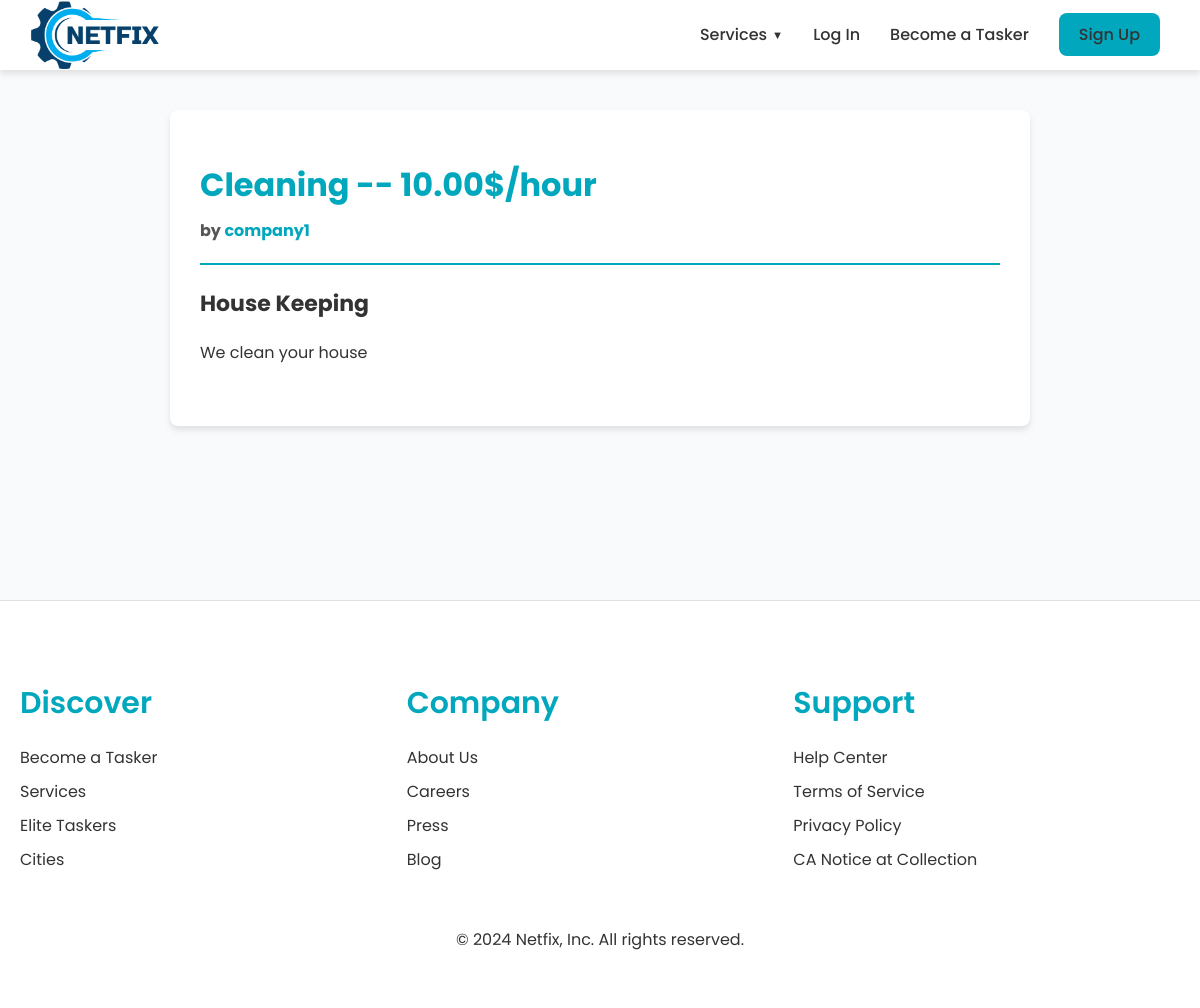
The app's page /services/2/, older data.
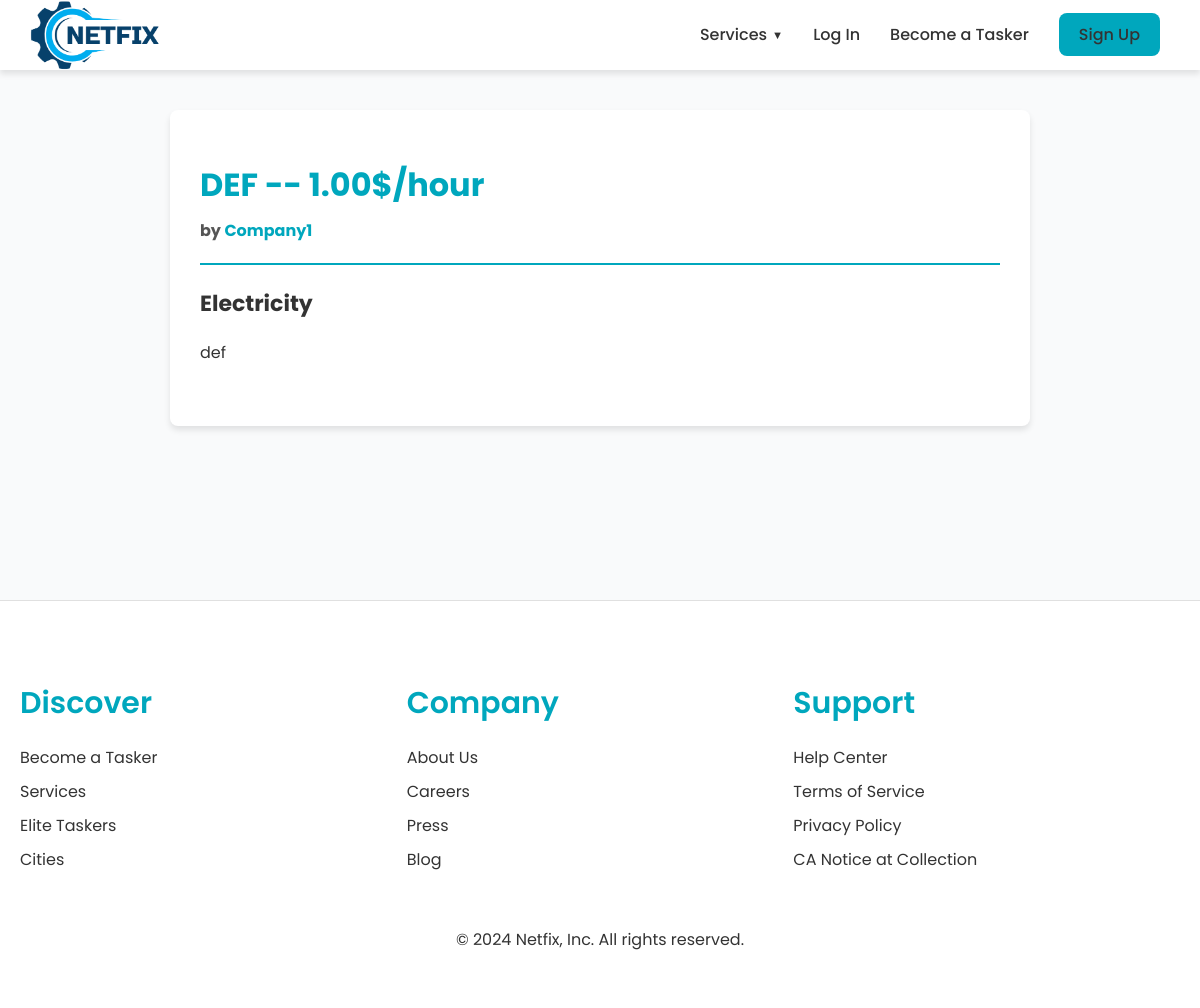
The same page, newer data.
### services/models.py (models this page shows, shortened)
class Service(models.Model):
    name = models.CharField(max_length=40)
    description = models.TextField()
    price_hour = models.DecimalField(decimal_places=2, max_digits=100)
    date = models.DateTimeField(auto_now=True, null=False)
    CATEGORY_CHOICES = (
        ('Air Conditioner', 'Air Conditioner'),
        ('Carpentry', 'Carpentry'),
        ('Electricity', 'Electricity'),
        ('Gardening', 'Gardening'),
        ('Home Machines', 'Home Machines'),
        ('House Keeping', 'House Keeping'),
        ('Interior Design', 'Interior Design'),
        ('Locks', 'Locks'),
        ('Painting', 'Painting'),
        ('Plumbing', 'Plumbing'),
        ('Water Heaters', 'Water Heaters'),
    )
    field = models.CharField(max_length=30, blank=False, null=False, choices=CATEGORY_CHOICES)
    company = models.ForeignKey(Company, on_delete=models.CASCADE)
    rating = models.FloatField(
        validators=[MinValueValidator(0), MaxValueValidator(5)],
        null=True,
        default=None
    )

### users/models.py (models this page shows, shortened)
class Company(models.Model):
    FIELD_CHOICES = [
        ('Air Conditioner', 'Air Conditioner'),
        ('All in One', 'All in One'),
        ('Carpentry', 'Carpentry'),
        ('Electricity', 'Electricity'),
        ('Gardening', 'Gardening'),
        ('Home Machines', 'Home Machines'),
        ('House Keeping', 'House Keeping'),
        ('Interior Design', 'Interior Design'),
        ('Locks', 'Locks'),
        ('Painting', 'Painting'),
        ('Plumbing', 'Plumbing'),
        ('Water Heaters', 'Water Heaters')
    ]
    user = models.OneToOneField(User, on_delete=models.CASCADE, primary_key=True)
    field = models.CharField(max_length=70, choices=FIELD_CHOICES, blank=False, null=False)
    rating = models.IntegerField(
        validators=[MaxValueValidator(5), MinValueValidator(0)],
        default=0
    )

class User(AbstractUser):
    username = models.CharField(max_length=100, unique=True)
    email = models.EmailField('email address', unique=True)
    is_company = models.BooleanField(default=False)
    is_customer = models.BooleanField(default=False)
    USERNAME_FIELD = 'email'
    REQUIRED_FIELDS = ['username']
    objects = UserManager()
    groups = models.ManyToManyField(
        'auth.Group',
        related_name='custom_user_groups',
        blank=True,
        help_text='The groups this user belongs to. A user will get all permissions '
                  'granted to each of their groups.',
        verbose_name='groups'
    )
    user_permissions = models.ManyToManyField(
        'auth.Permission',
        related_name='custom_user_permissions',
        blank=True,
        help_text='Specific permissions for this user.',
        verbose_name='user permissions'
    )
    def __str__(self):
        return self.username

### services/views.py (the view)
# urls.py: path('<int:id>/', v.index, name='index'),
def index(request, id):
    service = Service.objects.get(id=id)
    service_history = None
    if request.user.is_authenticated and hasattr(request.user, 'customer'):
        service_history = ServiceHistory.objects.filter(service=service, customer=request.user.customer).first()
    return render(request, 'services/single_service.html', {
        'service': service,
        'service_history': service_history,
    })

### services/templates/services/single_service.html (shortened to what this page needs)
{% extends 'main/base.html' %}
{% block content %}
{% load static %}
<link rel="stylesheet" href="{% static 'css/rating.css' %}">
<link rel="stylesheet" href="{% static 'css/services.css' %}">
<div class="single-service-container">
    <div class='service_info_header'>
        <h1>{{service.name}} -- {{service.price_hour}}$/hour</h1>
        <h5>by <a href="/users/profile/{{service.company.user}}">{{service.company.user}}</a></h5>
    </div>
    <h3 class="service-field">{{service.field}}</h3>
    <p class="service-description">{{service.description}}</p>
</div>
{% endblock %}

Row changes from the older to the newer data that the page shows:
changed Service: name "Cleaning" → "DEF"; price_hour "10.00" → "1.00"; company.user "company1" → "Company1"; field "House Keeping" → "Electricity"; description "We clean your house" → "def"
